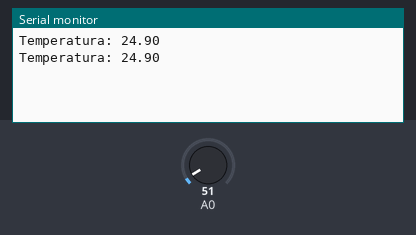
The sketch below on a simulated Arduino Uno, built with avr-gcc and run on an emulated ATmega328P. Shown: the last lines printed to the serial monitor. The test bench sets the inputs (shaded band); at power-on: A0 = 51.

Above: at 1.8 s.
1.9 s: A0 set to 61
At 2.8 s:
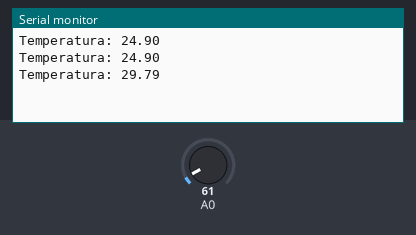
3.4 s: A0 set to 71
At 4.8 s:
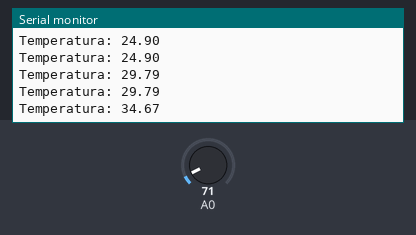
Timing chart, 0 to 6.4 s (numbered marks = the images above; inputs shaded):
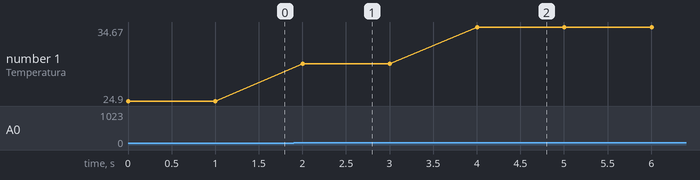

Measured:
- after the input at 1.9 s, the serial monitor: prints a new line after 0.10 s (image 1)
- after the input at 3.4 s, the serial monitor: prints a new line after 0.60 s (image 2)
- plotted number 1: 24.9 → 29.79 after the input at 1.9 s, 29.79 → 34.67 after the input at 3.4 s

The sketch:

temp.ino
```cpp
float temperatura, tensao = 0;
int sensor_lm35 = 0;

void setup() {
  Serial.begin(9600);
}

void loop() {

  sensor_lm35 = analogRead(A0);

  //Conversao da leitura do sensor em tensão V
  temperatura = (sensor_lm35/1024.0)*5.0*100;


  Serial.print("Temperatura: ");
  Serial.println(temperatura);

  delay(1000);
}
```
